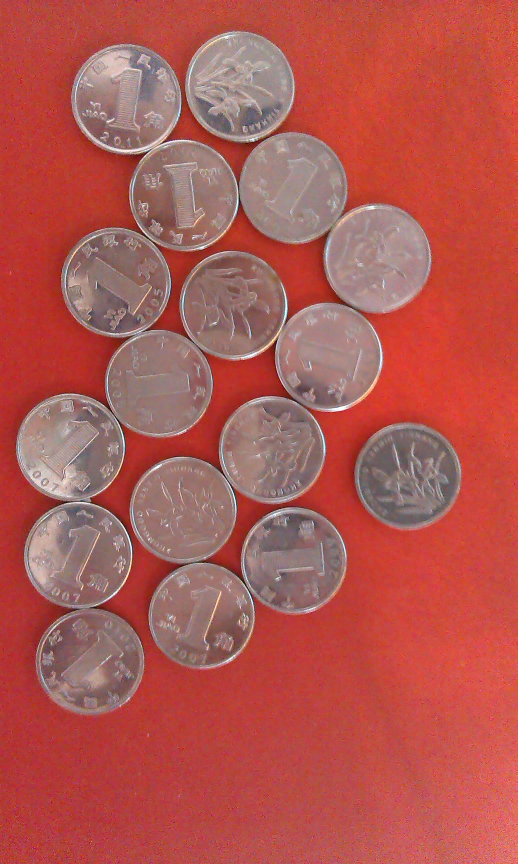
%> input picture Assignment5/Lab5-material/Lab5 material/Coins.jpg, 1552 x 2592 px (shown at 1/3 size)
$ octave task1.m   (GNU Octave 9; MATLAB toolbox functions it lacks are replaced by stand-ins)
%> lines starting %> are read from the running program, lines starting %| are printed output that depends on the picture; in (x1, y1, x2, y2) boxes, pixels count from 0 and x2, y2 are one past the last pixel; in counts of white or black regions, pixels touching at a corner belong together; the program's own positions count from 1
%% Load coin image and binarize it.
im = imread('Coins.jpg');
%> im is the input picture: size 2592x1552x3 uint8; mean R, G, B 177, 87.1, 80.9
im_coin = imresize(im,0.2);
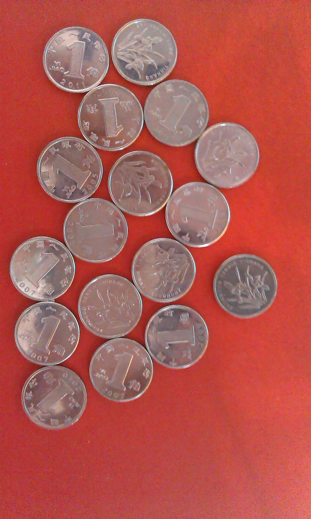
%> im_coin: size 519x311x3 uint8; mean R, G, B 177, 87.1, 80.9
im_hsv = rgb2hsv(im_coin);
%> im_hsv: size 519x311x3 double; mean H, S, V 0.258, 0.531, 0.695
im_sat = im_hsv(:,:,2);
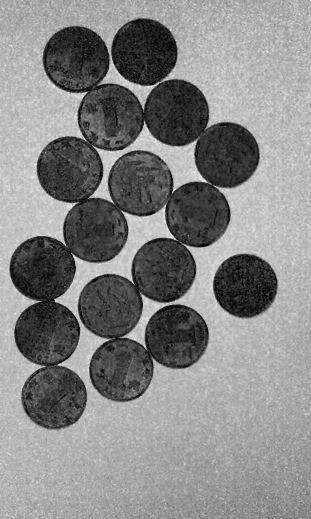
%> im_sat: size 519x311 double; min 0, max 0.981, mean 0.531
im_bw = ~imbinarize(im_sat,0.5);
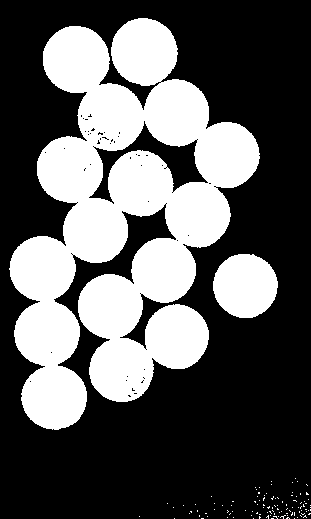
%> im_bw: size 519x311 logical; 35.6% white; 109 white regions (107 under 20 px), largest, box (x1, y1, x2, y2) and area: (9, 18, 260, 430) 53996, (213, 254, 278, 318) 3255

%% Perform erosion and dilation to get clear coin outline
se1 = strel('disk',1);
se2 = strel('disk',2);
im_erode = imerode(im_bw,se1);
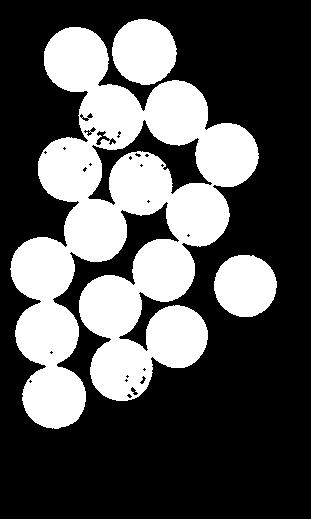
%> im_erode: size 519x311 logical; 33.5% white; 3 white regions, box (x1, y1, x2, y2) and area: (10, 27, 259, 429) 47697, (112, 19, 177, 85) 3325, (214, 255, 277, 317) 3074
im_dilate = imdilate(im_erode,se2);
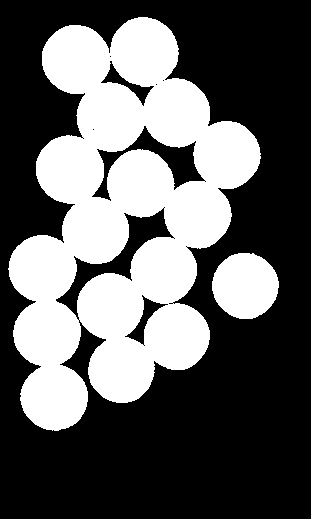
%> im_dilate: size 519x311 logical; 37.3% white; 2 white regions, box (x1, y1, x2, y2) and area: (8, 17, 261, 431) 56746, (212, 253, 279, 319) 3436

%% Perform final erosion and shrink coin to single pixle for counting
se_count = strel('disk',21);
im_pre_count = imerode(im_dilate,se_count);
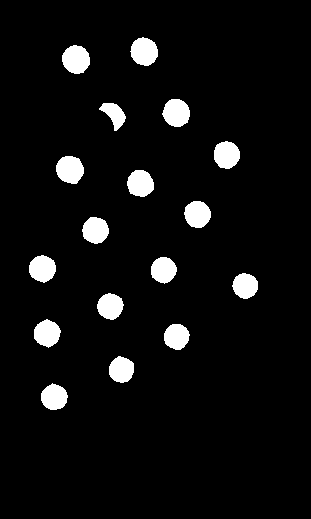
%> im_pre_count: size 519x311 logical; 5.8% white; 17 white regions, largest, box (x1, y1, x2, y2) and area: (62, 45, 90, 74) 625, (56, 156, 84, 184) 610, (130, 37, 158, 66) 609
im_count = bwmorph(im_pre_count,'shrink',Inf);
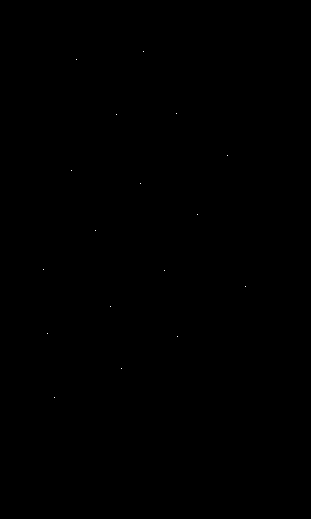
%> im_count: size 519x311 logical; 0.01% white in thin lines or dots, all inside (x1, y1, x2, y2) = (43, 51, 246, 398)
coin_count = length(find(im_count==1));
%> coin_count = 17
fprintf('There are %d coins!', coin_count);
%| There are 17 coins!
